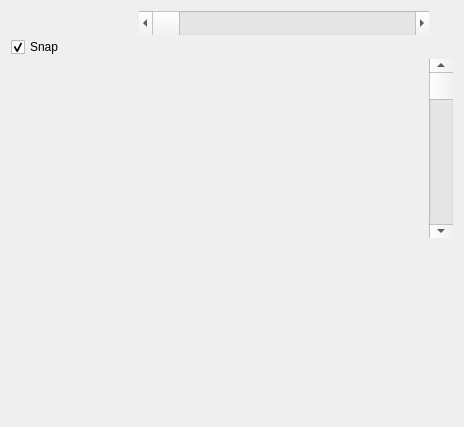
<?xml version="1.0" encoding="UTF-8"?>
<ui version="4.0">
 <class>GanttWidget</class>
 <widget class="QWidget" name="GanttWidget">
  <property name="geometry">
   <rect>
    <x>0</x>
    <y>0</y>
    <width>464</width>
    <height>427</height>
   </rect>
  </property>
  <property name="windowTitle">
   <string>Form</string>
  </property>
  <layout class="QGridLayout" name="gridLayout">
   <property name="spacing">
    <number>0</number>
   </property>
   <item row="1" column="0">
    <widget class="QCheckBox" name="snapCheckBox">
     <property name="text">
      <string>Snap</string>
     </property>
     <property name="checked">
      <bool>true</bool>
     </property>
    </widget>
   </item>
   <item row="2" column="1">
    <widget class="GanttEditorWidget" name="editorWidget" native="true"/>
   </item>
   <item row="1" column="1">
    <widget class="GanttHeaderWidget" name="headerWidget" native="true">
     <property name="minimumSize">
      <size>
       <width>0</width>
       <height>24</height>
      </size>
     </property>
     <property name="maximumSize">
      <size>
       <width>16777215</width>
       <height>16777215</height>
      </size>
     </property>
    </widget>
   </item>
   <item row="2" column="2">
    <widget class="QScrollBar" name="verticalScrollBar">
     <property name="minimumSize">
      <size>
       <width>24</width>
       <height>0</height>
      </size>
     </property>
     <property name="sliderPosition">
      <number>0</number>
     </property>
     <property name="orientation">
      <enum>Qt::Vertical</enum>
     </property>
    </widget>
   </item>
   <item row="0" column="1">
    <widget class="QScrollBar" name="horizontalScrollBar">
     <property name="minimumSize">
      <size>
       <width>0</width>
       <height>24</height>
      </size>
     </property>
     <property name="orientation">
      <enum>Qt::Horizontal</enum>
     </property>
    </widget>
   </item>
   <item row="2" column="0">
    <widget class="QWidget" name="leftWidget" native="true">
     <property name="minimumSize">
      <size>
       <width>128</width>
       <height>0</height>
      </size>
     </property>
     <property name="maximumSize">
      <size>
       <width>128</width>
       <height>16777215</height>
      </size>
     </property>
    </widget>
   </item>
   <item row="3" column="1">
    <widget class="QWidget" name="bottomWidget" native="true"/>
   </item>
   <item row="1" column="2">
    <widget class="GanttScaleWidget" name="scaleWidget" native="true"/>
   </item>
  </layout>
 </widget>
 <customwidgets>
  <customwidget>
   <class>GanttEditorWidget</class>
   <extends>QWidget</extends>
   <header>ganttwidget/gantteditorwidget.h</header>
   <container>1</container>
  </customwidget>
  <customwidget>
   <class>GanttHeaderWidget</class>
   <extends>QWidget</extends>
   <header>ganttwidget/ganttheaderwidget.h</header>
   <container>1</container>
  </customwidget>
  <customwidget>
   <class>GanttScaleWidget</class>
   <extends>QWidget</extends>
   <header>ganttwidget/ganttscalewidget.h</header>
   <container>1</container>
  </customwidget>
 </customwidgets>
 <resources/>
 <connections/>
</ui>
